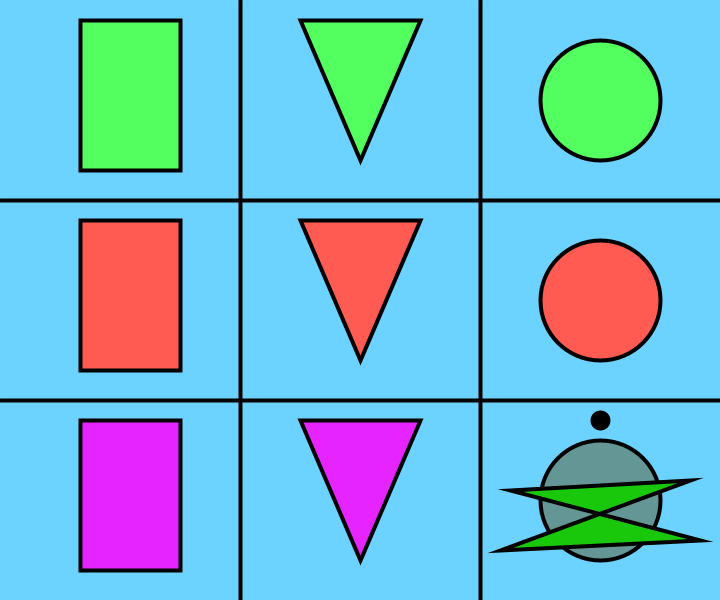
Frame 1 (no input)
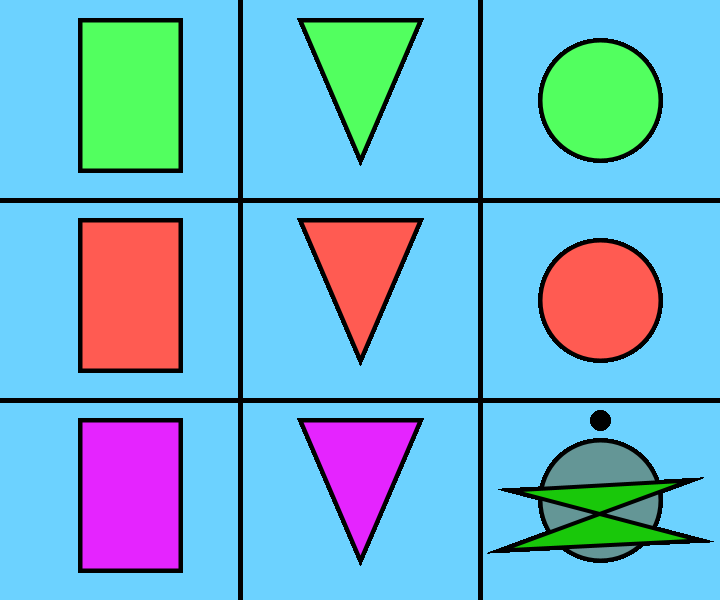
Frame 60 (the mouse pressed at the canvas centre just before this capture)
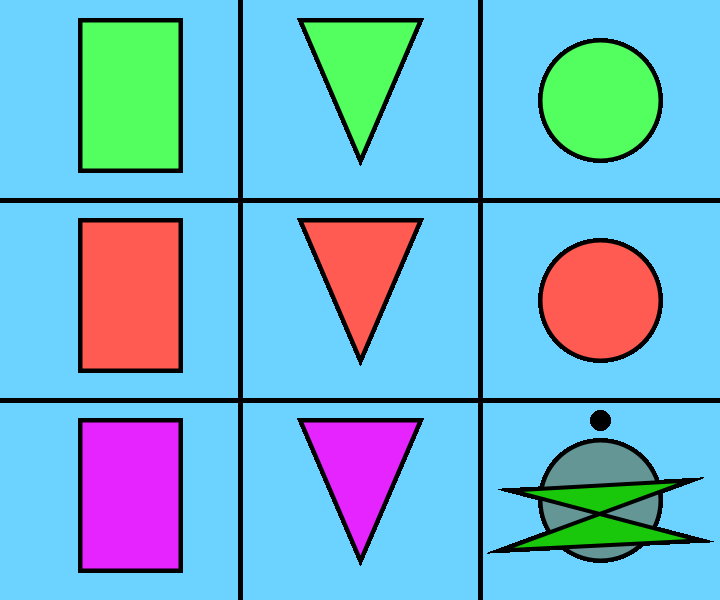
Frame 120 (the mouse held since frame 60 and released just before this capture)

The Processing sketch that drew these frames (run headless with seeded random() and noise(); from frame 60 on, the mouse is pressed at the canvas centre):

// Processing sketch: processing_127943
// ── processing_127943.pde



void setup()
{
  size( 720, 600 );
  background( #6CD2FF );
  
}

void draw()
{
  strokeWeight(4);
  line( 240, 0, 240, 600);
  line( 480, 0, 480, 600);
  line( 0, 200, 720, 200);
  line( 0, 400, 720, 400);
  
  fill(#FF5B52); 
  rect(80, 220, 100, 150);
  fill(#52FF5F);
  rect(80, 20, 100, 150);
  fill(#E524FF);
  rect(80, 420, 100, 150);
  
  fill(#52FF5F);
  triangle( 300, 20, 360, 160, 420, 20 );
  fill(#FF5B52);
  triangle( 300, 220, 360, 360, 420, 220);
  fill(#E524FF);
  triangle( 300, 420, 360, 560, 420, 420);
  
  fill(#52FF5F);
  ellipse( 600, 100, 120, 120);
  fill(#FF5B52);
  ellipse( 600, 300, 120, 120);
  fill(100, 150, 150);
  ellipse( 600, 500, 120, 120);
  
  fill( 25, 200, 10);
  quad( 510, 490, 690, 480, 500, 550, 700, 540);
  
  strokeWeight(20);
  point( 600, 420);
}
